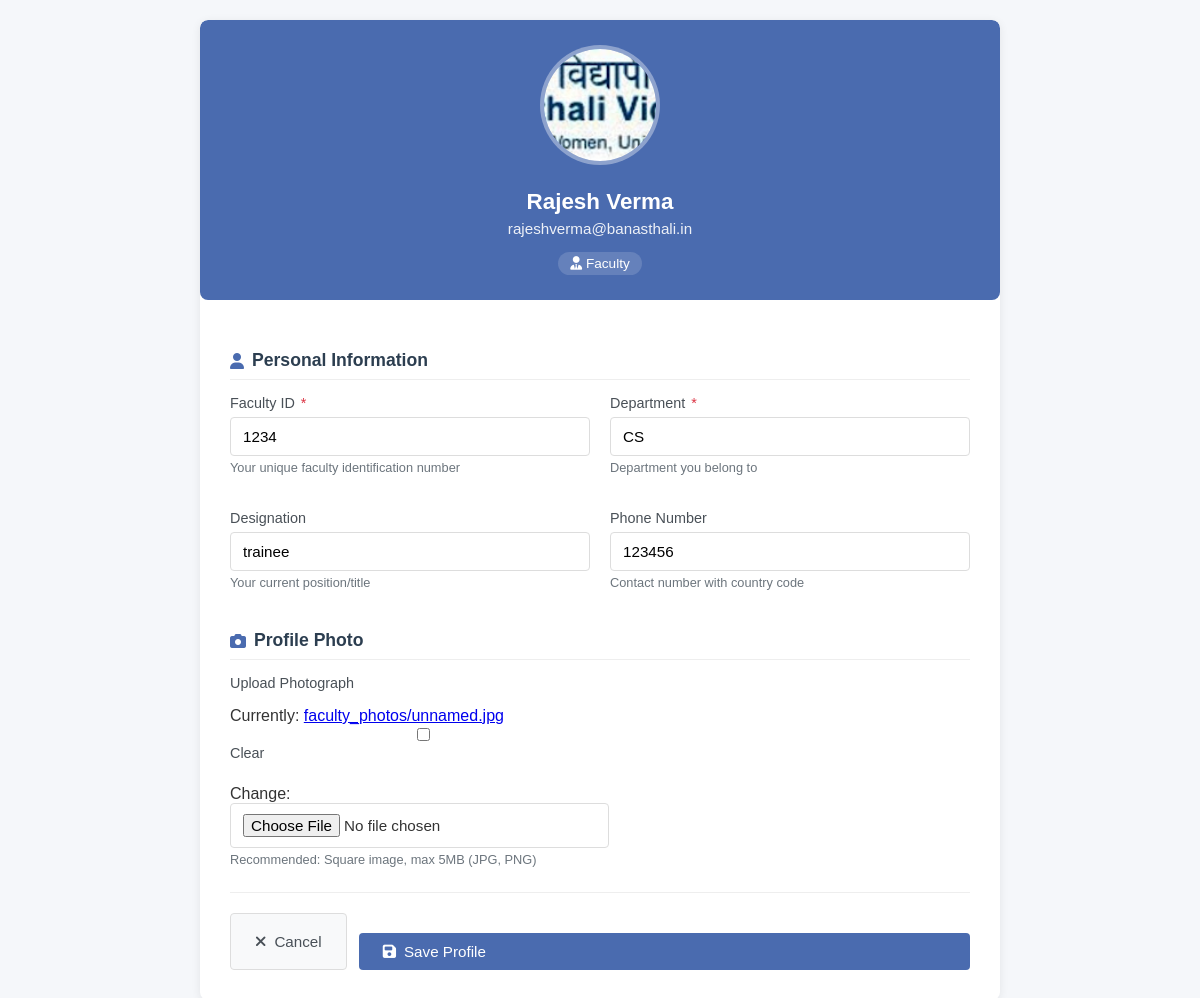
Screenshot of /users/profile/faculty/ (signed in) with the database file from the repository.
### users/models.py (models this page shows, shortened)
class FacultyProfile(models.Model):
    user = models.OneToOneField(
        User,
        on_delete=models.CASCADE,
        related_name='faculty_profile'
    )
    faculty_id = models.CharField(max_length=20, unique=True)
    department = models.CharField(max_length=50)
    designation = models.CharField(max_length=50, blank=True, null=True)
    phone_number = models.CharField(max_length=15, blank=True, null=True)

### users/views.py (the view)
@login_required
def complete_faculty_profile(request):
    try:
        profile = request.user.faculty_profile
    except FacultyProfile.DoesNotExist:
        profile = None
    if request.method == "POST":
        form = FacultyProfileForm(
            request.POST,
            request.FILES,
            instance=profile
        )
        if form.is_valid():
            faculty_profile = form.save(commit=False)
            faculty_profile.user = request.user
            faculty_profile.is_profile_complete = True
            faculty_profile.save()
            next_url = request.GET.get("next")
            if next_url:
                return redirect(next_url)
            return redirect("/faculty/dashboard/")
    else:
        form = FacultyProfileForm(instance=profile)
    return render(
        request,
        "users/faculty_profile.html",
        {
            "form": form,
            "user": request.user,
            "profile": profile,
        }
    )

### users/forms.py
class FacultyProfileForm(forms.ModelForm):
    class Meta:
        model = FacultyProfile
        fields = [
            "faculty_id",
            "department",
            "designation",
            "phone_number",
            "photograph",
        ]

### users/templates/users/faculty_profile.html (shortened to what this page needs)
{% load static %}
<!DOCTYPE html>
<html>
<head>
    <link rel="stylesheet" href="{% static 'users/css/profile.css' %}">
    <link rel="stylesheet" href="https://cdnjs.cloudflare.com/ajax/libs/font-awesome/6.4.0/css/all.min.css">
</head>
<body>
<div class="profile-wrapper">
    <div class="profile-header">
        <div class="profile-photo-section">
            {% if profile and profile.photograph %}
                <img src="{{ profile.photograph.url }}" class="profile-photo" alt="Profile Photo" id="profileImage">
            {% else %}
                <div class="photo-placeholder" id="photoPlaceholder">
                    <i class="fas fa-user-circle fa-3x"></i>
                </div>
            {% endif %}
        </div>
        <h2>{{ user.get_full_name|default:user.username }}</h2>
        <p>{{ user.email }}</p>
        <div class="user-role">
            <i class="fas fa-user-tie"></i> Faculty
        </div>
    </div>
    <div class="profile-form">
        <form method="post" enctype="multipart/form-data" id="facultyProfileForm">
            <div class="form-section">
                <h3 class="section-title">
                    <i class="fas fa-user"></i> Personal Information
                </h3>
                <div class="form-grid">
                    <div class="field">
                        <label>Faculty ID <span class="required">*</span></label>
                        {{ form.faculty_id }}
                        <div class="help-text">Your unique faculty identification number</div>
                    </div>
                    <div class="field">
                        <label>Department <span class="required">*</span></label>
                        {{ form.department }}
                        <div class="help-text">Department you belong to</div>
                    </div>
                    <div class="field">
                        <label>Designation</label>
                        {{ form.designation }}
                        <div class="help-text">Your current position/title</div>
                    </div>
                    <div class="field">
                        <label>Phone Number</label>
                        {{ form.phone_number }}
                        <div class="help-text">Contact number with country code</div>
                    </div>
                </div>
            </div>
            <div class="form-section">
                <h3 class="section-title">
                    <i class="fas fa-camera"></i> Profile Photo
                </h3>
                <div class="field">
                    <label>Upload Photograph</label>
                    <div class="photo-upload">
                        {{ form.photograph }}
                    </div>
                    <div class="help-text">Recommended: Square image, max 5MB (JPG, PNG)</div>
                </div>
            </div>
            <div class="form-actions">
                <a href="{% url 'faculty_dashboard' %}" class="cancel-btn">
                    <i class="fas fa-times"></i> Cancel
                </a>
                <button type="submit" class="save-btn">
                    <i class="fas fa-save"></i> Save Profile
                </button>
            </div>
        </form>
    </div>
</div>
</body>
</html>

### users/static/users/css/profile.css (style rules this page uses)
* { box-sizing: border-box; font-family: Arial, sans-serif; }
body { margin: 0; background: #f2f4f8; }
.profile-wrapper { max-width: 600px; margin: 40px auto; }
.profile-header { text-align: center; background: white; padding: 30px; border-radius: 8px; margin-bottom: 20px; }
.field { margin-bottom: 15px; }
.field label { display: block; font-weight: bold; margin-bottom: 5px; }
.field input, .field select { width: 100%; padding: 8px; border-radius: 4px; border: 1px solid #ccc; }
.save-btn { width: 100%; margin-top: 20px; padding: 12px; font-size: 16px; background: #4a6cf7; color: white; border: none; border-radius: 6px; cursor: pointer; }
.cancel-btn { background: #ccc; border: none; padding: 8px 15px; }

### users/templates/users/faculty_profile.html (style rules this page uses)
body { font-family: 'Segoe UI', Tahoma, Geneva, Verdana, sans-serif; background: #f5f7fa; margin: 0; padding: 20px; color: #333; }
.profile-wrapper { max-width: 800px; margin: 0 auto; background: white; border-radius: 8px; box-shadow: 0 2px 10px rgba(0,0,0,0.08); overflow: hidden; }
.profile-header { background: #4a6baf; color: white; padding: 25px 30px; text-align: center; position: relative; }
.profile-photo-section { margin-bottom: 20px; }
.profile-photo { width: 120px; height: 120px; border-radius: 50%; object-fit: cover; border: 4px solid rgba(255,255,255,0.3); background: rgba(255,255,255,0.1); }
.photo-upload { position: relative; display: inline-block; margin-top: 10px; }
.profile-header h2 { margin: 0 0 5px 0; font-size: 1.4rem; font-weight: 600; }
.profile-header p { margin: 0 0 15px 0; opacity: 0.9; font-size: 0.95rem; }
.user-role { display: inline-block; background: rgba(255,255,255,0.15); padding: 4px 12px; border-radius: 12px; font-size: 0.85rem; font-weight: 500; }
.profile-form { padding: 30px; }
.form-section { margin-bottom: 25px; }
.section-title { font-size: 1.1rem; color: #2c3e50; margin: 0 0 15px 0; padding-bottom: 8px; border-bottom: 1px solid #eee; font-weight: 600; display: flex; align-items: center; gap: 8px; }
.section-title i { color: #4a6baf; font-size: 1rem; }
.form-grid { display: grid; grid-template-columns: repeat(auto-fit, minmax(280px, 1fr)); gap: 20px; }
.field { margin-bottom: 15px; }
.field label { display: block; margin-bottom: 6px; font-weight: 500; color: #495057; font-size: 0.9rem; }
.field label .required { color: #dc3545; margin-left: 2px; }
.field input, .field select { width: 100%; padding: 10px 12px; border: 1px solid #ddd; border-radius: 4px; font-size: 0.95rem; font-family: inherit; background: white; transition: border 0.2s; }
.field .help-text { font-size: 0.8rem; color: #6c757d; margin-top: 4px; }
.form-actions { display: flex; gap: 12px; justify-content: flex-end; padding-top: 20px; border-top: 1px solid #eee; }
.save-btn { background: #4a6baf; color: white; border: none; padding: 10px 24px; border-radius: 4px; font-size: 0.95rem; font-weight: 500; cursor: pointer; transition: background 0.2s; display: flex; align-items: center; gap: 8px; }
.cancel-btn { background: #f8f9fa; color: #495057; border: 1px solid #ddd; padding: 10px 24px; border-radius: 4px; font-size: 0.95rem; font-weight: 500; cursor: pointer; transition: all 0.2s; display: flex; align-items: center; gap: 8px; text-decoration: none; }

### rows the page displays
FacultyProfile: photograph (picture), faculty_id "1234", department "CS", designation "trainee", phone_number "123456"

### other values shown
{{ user.get_full_name|default:user.username }} "Rajesh Verma"
{{ user.email }} "rajeshverma@banasthali.in"
